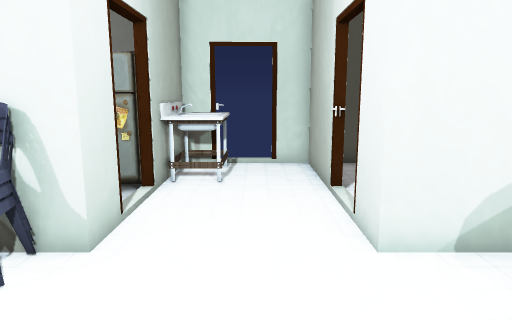
view 1 (above)

17 first-person views from a walk through a Unity game level. The camera is 1.3 m above the floor, tilts 10° down and sees 70° across. The floor is counted in squares, 0.5 m on a side. Each view is taken from the middle of a square. On the plan, view 1 faces up. The plan holds only what a view shows up to about 20 squares ahead; the rest is blank. The player character is not drawn. Door leaves are left out, so doorways stand open. Some surface patterns are stand-ins.

view 2
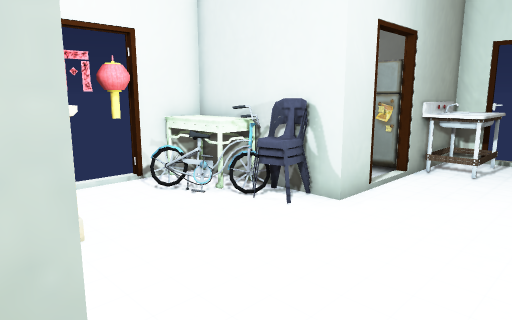

view 3
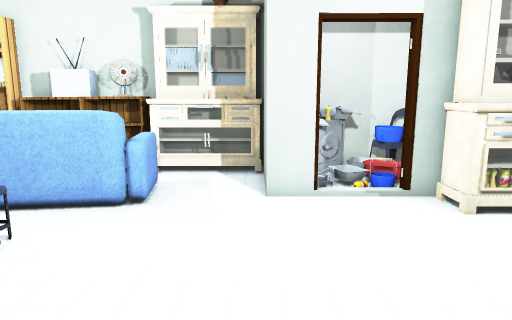

view 4
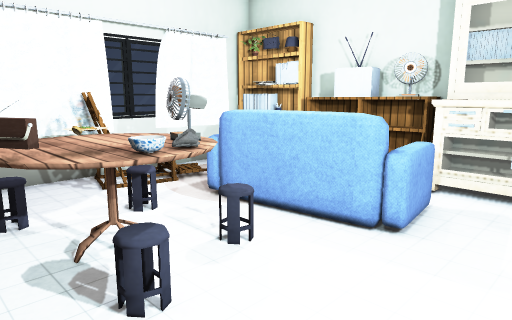

view 5
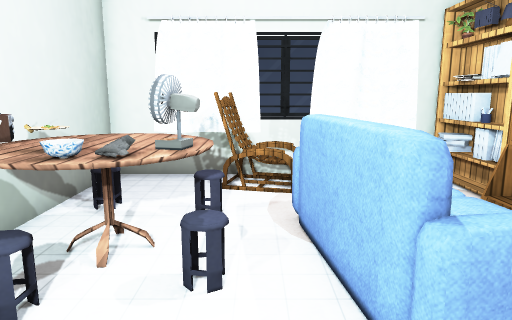

view 6
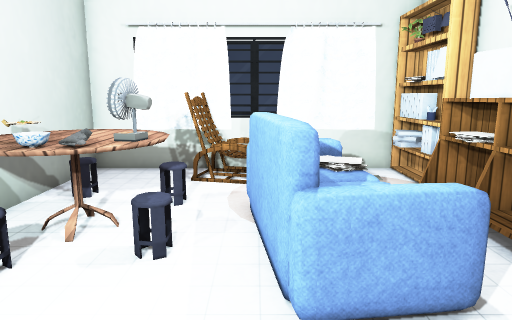

view 7
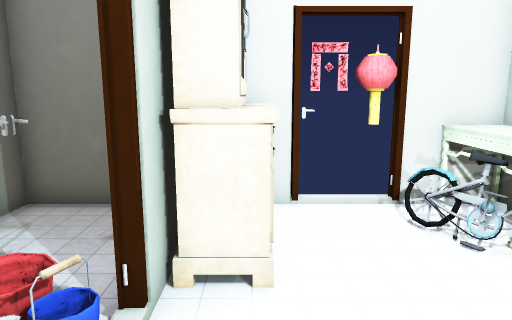

view 8
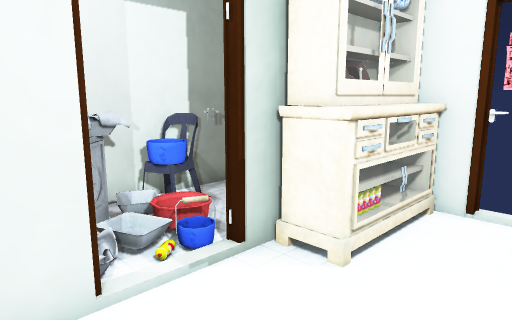

view 9
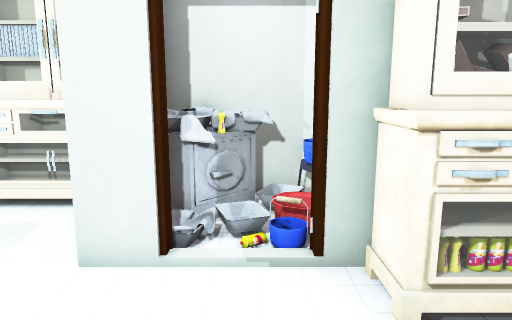

view 10
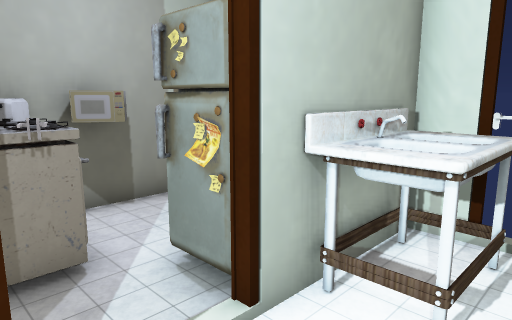

view 11
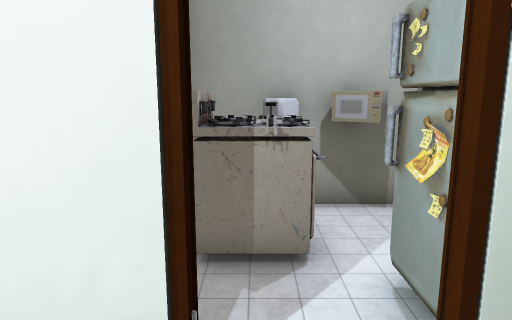

view 12
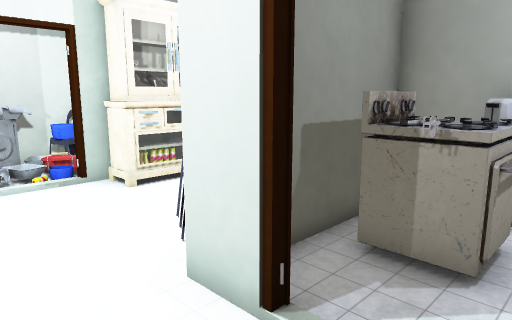

view 13
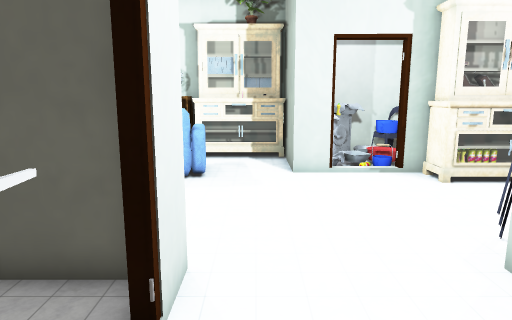

view 14
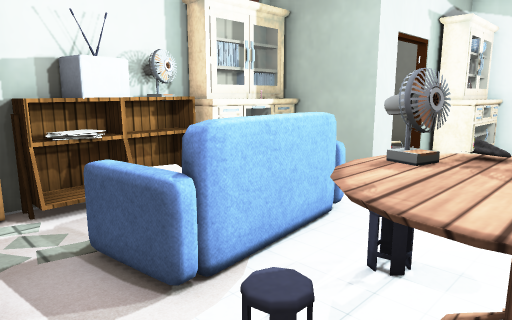

view 15
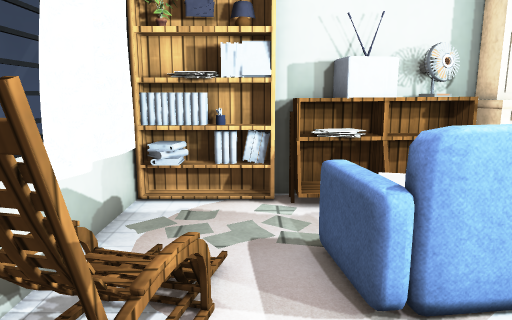

view 16
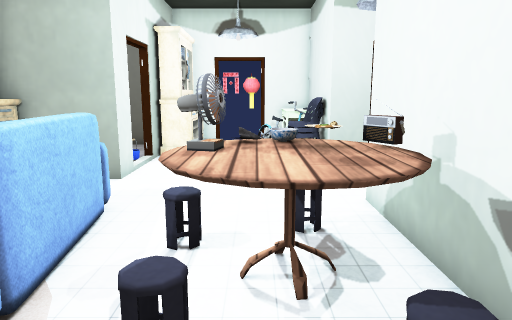

view 17
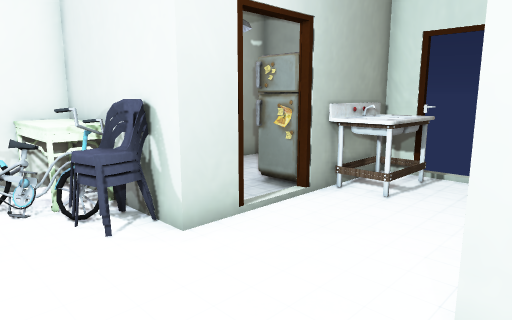

### Floor plan
Points are (right, up) in squares from view 1. A wall is a line through its corners. A room is listed if a view was taken in it or the views show most of it. See-through windows are left out.
Room 1 (views 1, 2, 3, 4, 5, 6, 7, 8, 9, 10, 11, 12, 13, 14, 15, 16, 17)
walls: (-1.6, -1.7) (-1.6, -1.3) (-0.3, -1.3) (-0.3, -3.5); (3.2, -5.6) (8.5, -5.6); (-4.5, -1.3) (-3.9, -1.3) (-3.9, -1.7); (-2.8, 7.5) (-2.8, 5.8) (-8.6, 5.8) (-8.6, 3.4); (2, 10.4) (2.1, 14.1) (0.6, 14.1); (-8.6, 0.6) (-8.6, -0.4); (-8.6, -3) (-8.6, -5.6) (-0.6, -5.6); (12, -4.5) (12, 5.8) (2, 5.8) (2, 7.5); (-1.5, 14.1) (-2.8, 14.1) (-2.8, 9.6)
ways out: opening at (-3, 9); open door at (-4.3, -2.3); open door at (-3.5, 8); open door at (0, 14); open door at (2, 8.5)
objects: other object (-9, 1); other object (-9, 2) to (-8, 3); other object (-8, -1) to (-7, 0); other object (-8, 4) to (-6, 5); other object (-7, 3) to (-6, 4); other object (-6, -1) to (-6, 0); other object (-5, -5) to (-5, -4); other object (-5, -3); other object (-5, 4) to (-4, 5); other object (-4, -5) to (-4, -4); other object (-3, -5) to (-1, -3); other object (-2, -4); other object (-2, 11) to (-1, 13); other object (-1, 14); other object (0, -5) to (4, -4); other object (2, -4); other object (2, 10); other object (3, -2) to (8, 0); other object (4, -5) to (5, -5); other object (5, 5) to (6, 5); other object (6, -5) to (7, -5); other object (6, -2); other object (6, 2); other object (6, 2) to (8, 5); other object (7, -4); other object (8, -5); other object (9, -6); other object (9, -5) to (12, -5); other object (10, -6); other object (10, 0) to (11, 2); other object (11, -6); other object (12, -6)

Where each view was taken, in squares from view 1:
view 1: 0 up, 0 right, facing up
view 2: 2 down, 2 right, facing up-left
view 3: 8 up, 0 right, facing down
view 4: 6 up, 0 right, facing down-right
view 5: 1 up, 0 right, facing right
view 6: 0 up, 1 left, facing right
view 7: 0 up, 0 right, facing left
view 8: 3 up, 0 right, facing down-left
view 9: 4 up, 3 left, facing down
view 10: 7 up, 0 right, facing up-left
view 11: 8 up, 0 right, facing left
view 12: 10 up, 0 right, facing down-left
view 13: 11 up, 1 right, facing down
view 14: 4 up, 10 right, facing down-left
view 15: 4 up, 9 right, facing down
view 16: 3 up, 11 right, facing left
view 17: 2 up, 3 right, facing up-left
